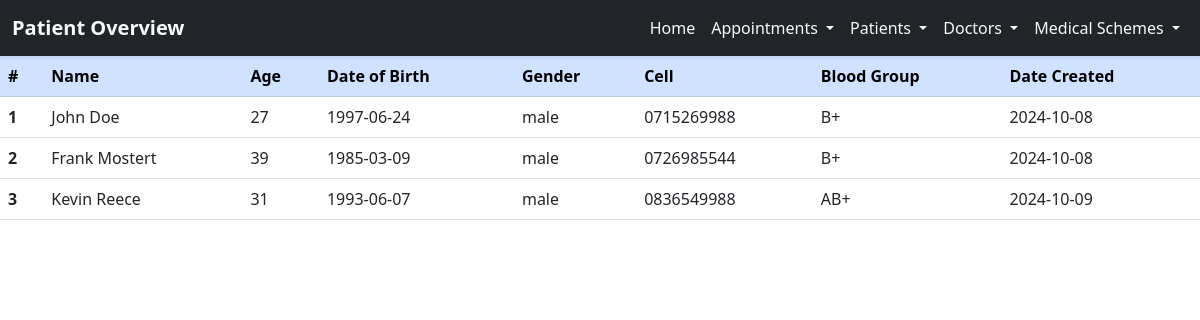
/view_patients, run on the app's committed database.
### models/patient_model.py (models this page shows, shortened)
class Patient(Base):
    __tablename__ = 'patients'
    id = Column(Integer, primary_key=True, autoincrement=True)
    name = Column(String(100), nullable=False)
    age = Column(Integer, nullable=False)
    date_of_birth = Column(Date, nullable=False)
    gender = Column(String(10), nullable=False)  # male, female, or other
    contact_number = Column(String(15), nullable=False)
    email = Column(String(100), nullable=True)
    address = Column(Text, nullable=False)
    medical_history = Column(Text, nullable=True)
    emergency_contact_name = Column(String(100), nullable=False)
    emergency_contact_number = Column(String(15), nullable=False)
    blood_group = Column(String(3), nullable=True)  # A+, A-, B+, etc.
    photo = Column(LargeBinary, nullable=True)  # Binary data for storing image
    create_date = Column(Date, default=date.today, nullable=False)

### routes/patients.py (the view)
@patients_bp.route('/view_patients', methods=['GET'])
def patient_view():
    all_patients = read_patients()
    return render_template('patient_view.html', patients=all_patients)

### app.py (called while the page is built)
@app.before_request
def initialize_db():
    print("Database connection established.")
    Base.metadata.create_all(db)  # <-- This will create the tables based on models
    metadata.reflect(bind=db)
    print(f"Current Tables: {metadata.tables.keys()}")

### db_query_service.py (called while the page is built)
def read_patients():
    try:
        patients = session.query(Patient).all()  # Query all patients
        return patients
    except Exception as e:
        print(f"Error reading patients: {e}")
        return []

### templates/patient_view.html (shortened to what this page needs)
<!DOCTYPE html>
<html lang="en">
<head>
    <link href="https://cdn.jsdelivr.net/npm/bootstrap@5.3.0/dist/css/bootstrap.min.css" rel="stylesheet">
</head>
<body>
<nav class="navbar navbar-expand-lg navbar-dark bg-dark shadow-sm">
  <div class="container-fluid">
    <a class="navbar-brand fw-bold text-light" href="#">Patient Overview</a>
    <div class="collapse navbar-collapse" id="navbarNavAltMarkup">
      <ul class="navbar-nav ms-auto">
        <li class="nav-item">
          <a class="nav-link active text-light" aria-current="page" href="{{ url_for('home.index') }}">Home</a>
        </li>
        <li class="nav-item dropdown">
          <a class="nav-link dropdown-toggle text-light" href="#" role="button" data-bs-toggle="dropdown" aria-expanded="false">
            Appointments
          </a>
        </li>
        <li class="nav-item dropdown">
          <a class="nav-link dropdown-toggle text-light" href="#" role="button" data-bs-toggle="dropdown" aria-expanded="false">
            Patients
          </a>
        </li>
        <li class="nav-item dropdown">
          <a class="nav-link dropdown-toggle text-light" href="#" role="button" data-bs-toggle="dropdown" aria-expanded="false">
            Doctors
          </a>
        </li>
        <li class="nav-item dropdown">
          <a class="nav-link dropdown-toggle text-light" href="#" role="button" data-bs-toggle="dropdown" aria-expanded="false">
            Medical Schemes
          </a>
        </li>
      </ul>
    </div>
  </div>
</nav>
<table class="table">
  <thead class="thead-dark">
    <tr class="table-primary">
      <th scope="col">#</th>
      <th scope="col">Name</th>
      <th scope="col">Age</th>
      <th scope="col">Date of Birth</th>
      <th scope="col">Gender</th>
      <th scope="col">Cell</th>
      <th scope="col">Blood Group</th>
      <th scope="col">Date Created</th>
    </tr>
  </thead>
  <tbody>
    {% for patient in patients %}
      <tr>
        <th scope="row">{{ loop.index }}</th>
        <td>{{ patient.name }}</td>
        <td>{{ patient.age }}</td>
        <td>{{ patient.date_of_birth }}</td>
        <td>{{ patient.gender }}</td>
        <td>{{ patient.contact_number }}</td>
        <td>{{ patient.blood_group }}</td>
        <td>{{ patient.create_date }}</td>
      </tr>
    {% endfor %}
  </tbody>
</table>
</body>
</html>

### data on the page
Patient: name "John Doe", age "27", date_of_birth "1997-06-24", gender "male", contact_number "0715269988", blood_group "B+", create_date "2024-10-08"
Patient: name "Frank Mostert", age "39", date_of_birth "1985-03-09", gender "male", contact_number "0726985544", blood_group "B+", create_date "2024-10-08"
Patient: name "Kevin Reece", age "31", date_of_birth "1993-06-07", gender "male", contact_number "0836549988", blood_group "AB+", create_date "2024-10-09"
